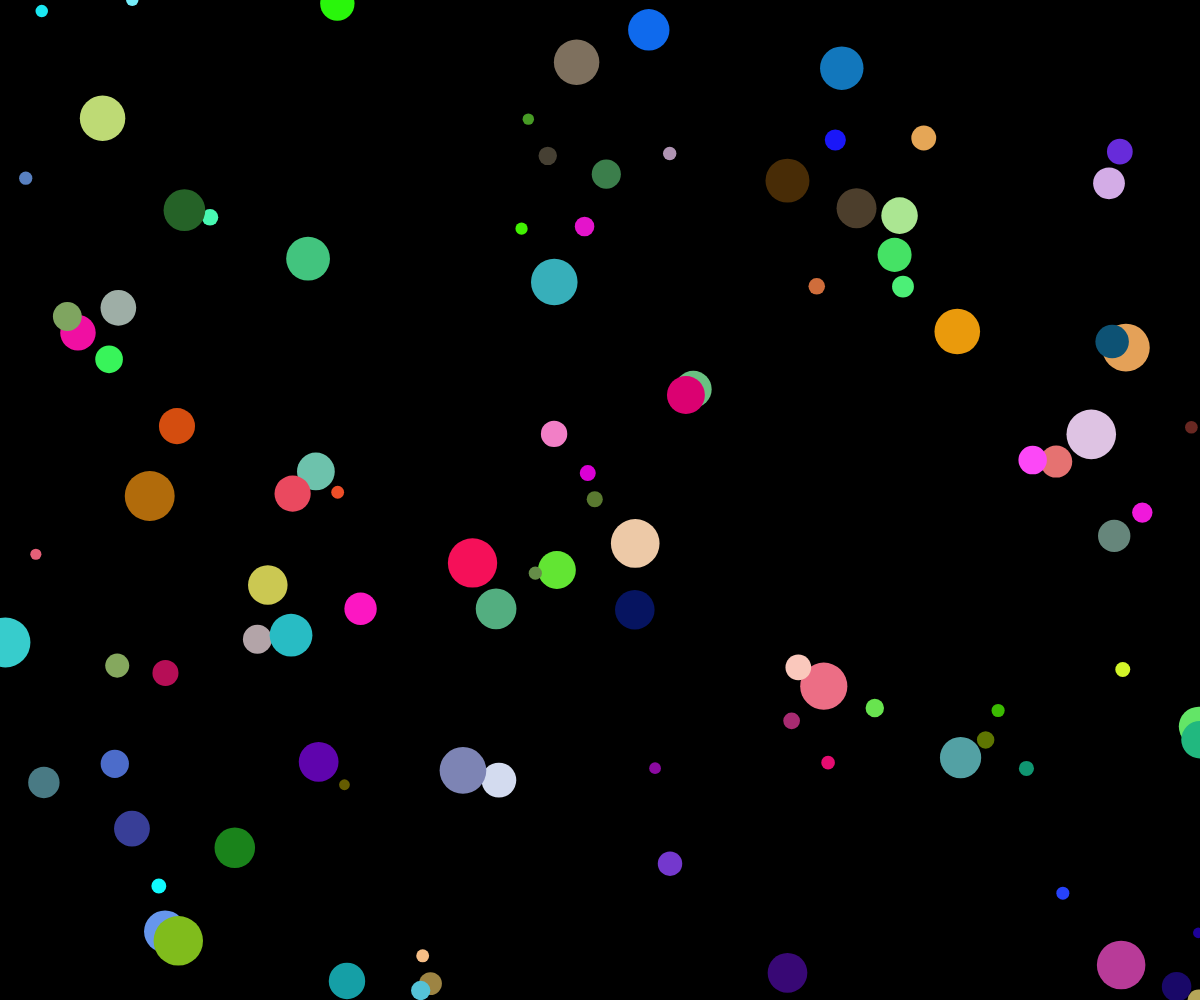
Frame 1 (no input)
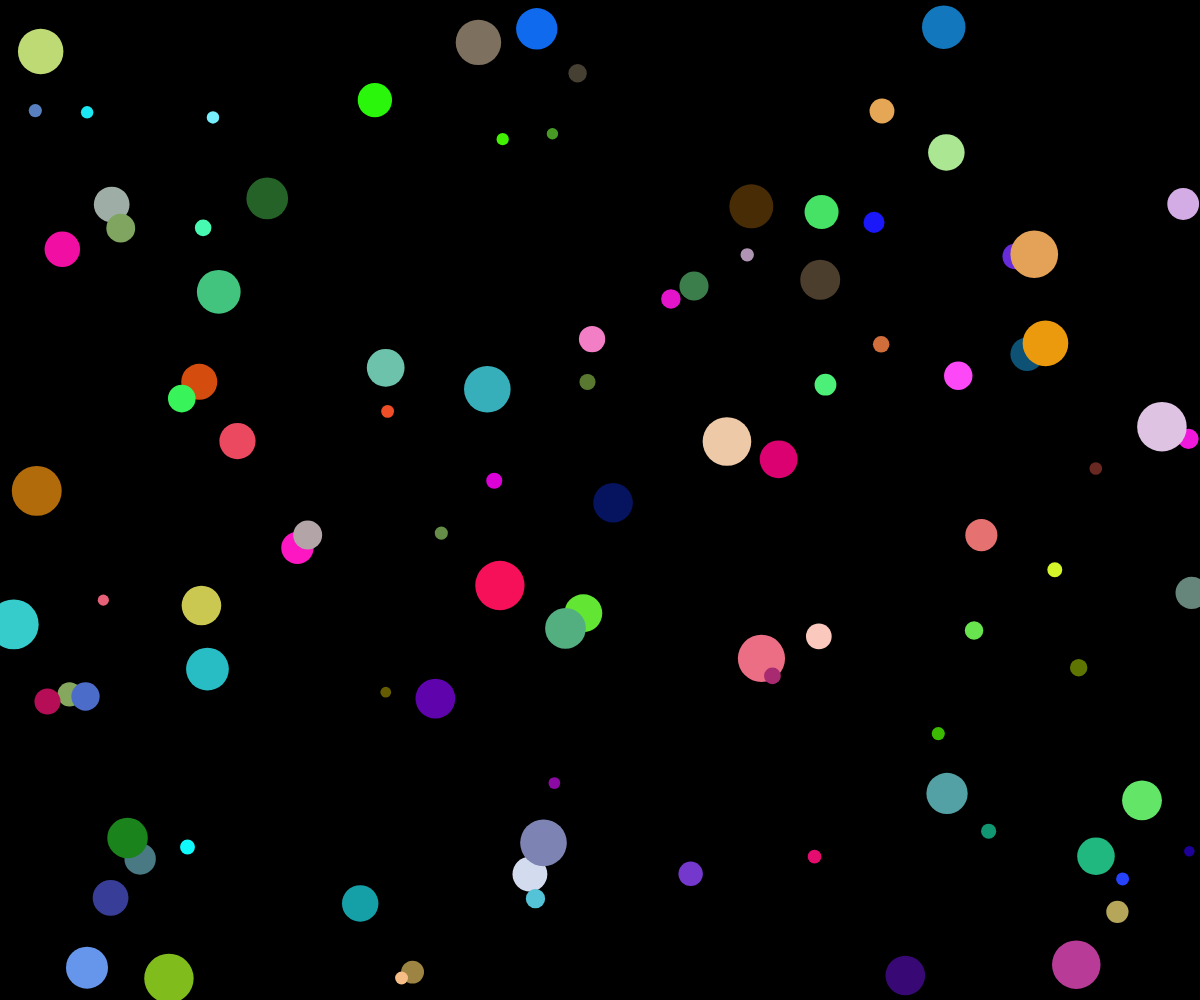
Frame 60 (no input)
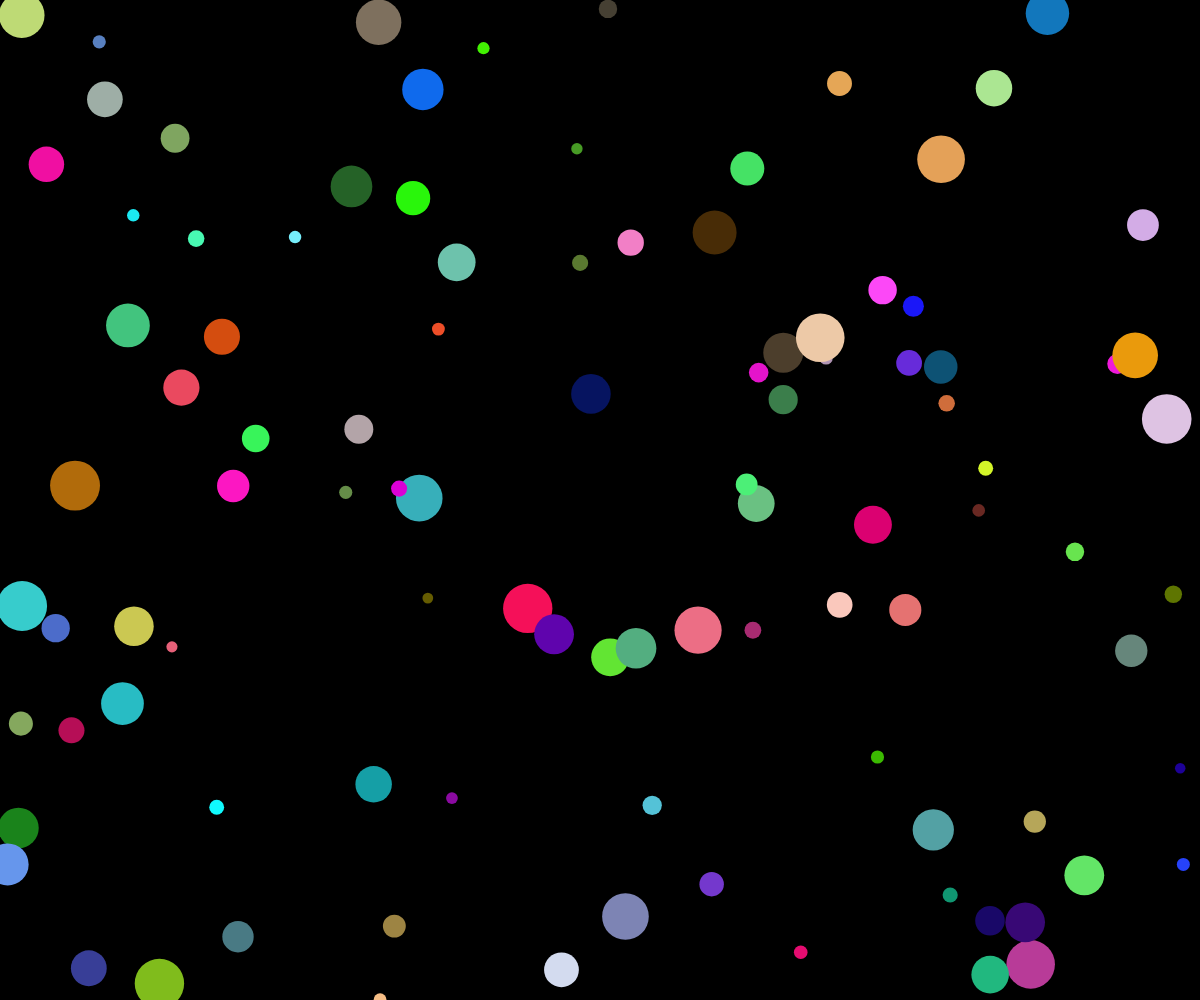
Frame 120 (the mouse pressed at the canvas centre since frame 60)

The p5.js sketch that drew these frames (run headless with seeded random() and noise() and a simulated clock; from frame 60 on, the mouse is pressed at the canvas centre):

// p5.js sketch
// ── sketch.js
// Código p5.js para criar uma visualização artística com círculos em movimento

let circles = [];

function setup() {
  createCanvas(windowWidth, windowHeight);
  for (let i = 0; i < 100; i++) {
    circles.push(new Circle());
  }
}

function draw() {
  background(0);
  for (let circle of circles) {
    circle.move();
    circle.display();
  }
}

class Circle {
  constructor() {
    this.x = random(width);
    this.y = random(height);
    this.diameter = random(10, 50);
    this.speedX = random(-2, 2);
    this.speedY = random(-2, 2);
    this.color = color(random(255), random(255), random(255));
  }

  move() {
    this.x += this.speedX;
    this.y += this.speedY;
    
    if (this.x < 0 || this.x > width) {
      this.speedX *= -1;
    }
    if (this.y < 0 || this.y > height) {
      this.speedY *= -1;
    }
  }

  display() {
    noStroke();
    fill(this.color);
    ellipse(this.x, this.y, this.diameter, this.diameter);
  }
}
